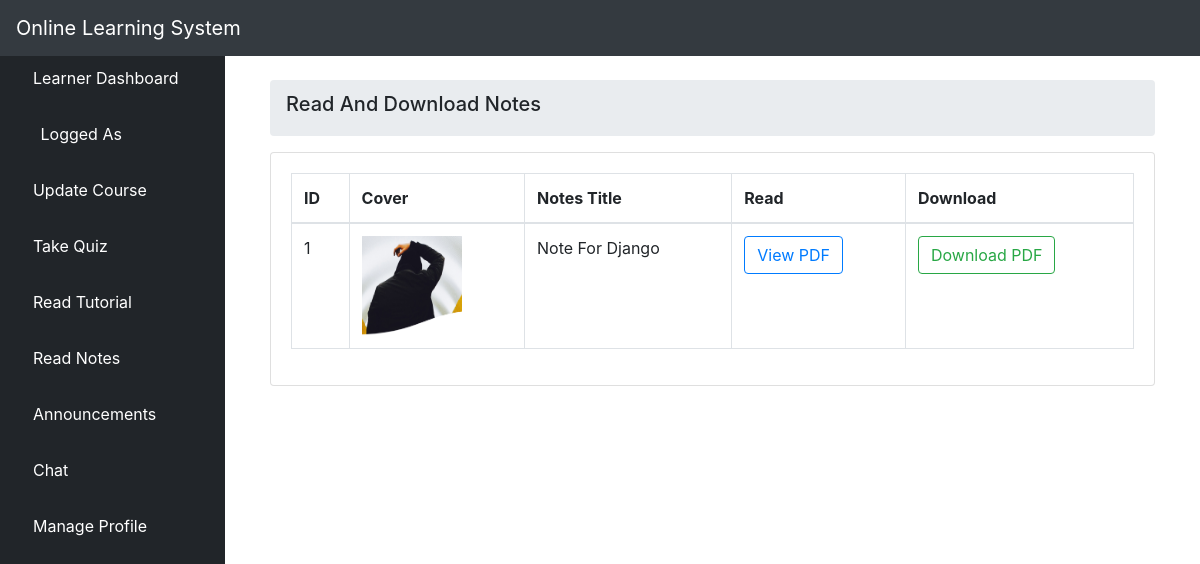
The app's page /llistnotes/, older data.
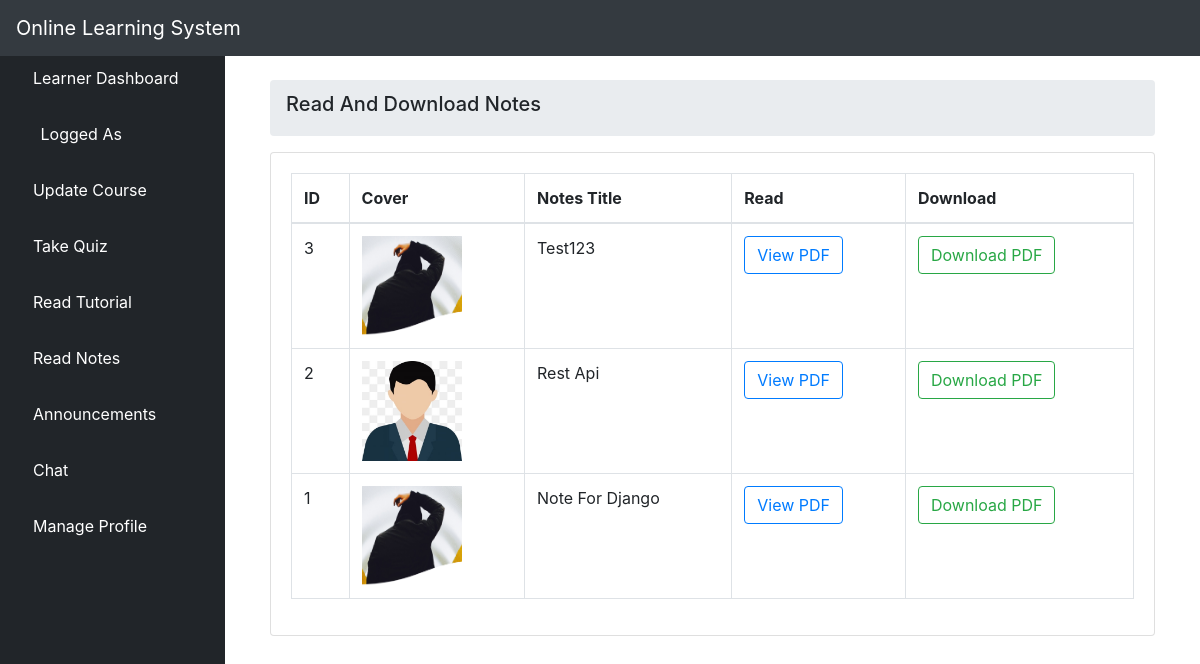
The same page, newer data.
### elearn/models.py (models this page shows, shortened)
class Notes(models.Model):
    title = models.CharField(max_length=500)
    file = models.FileField(upload_to='', null=True, blank=True)
    cover = models.ImageField(upload_to='', null=True, blank=True)
    course = models.ForeignKey(Course, on_delete=models.CASCADE)
    user = models.ForeignKey(User, on_delete=models.CASCADE)

### elearn/views.py (the view)
# urls.py: path('llistnotes/', views.LLNotesList.as_view(), name='llnotes'),
class LLNotesList(ListView):
    model = Notes
    template_name = 'dashboard/learner/list_notes.html'
    context_object_name = 'notes'
    paginate_by = 4
    def get_queryset(self):
        return Notes.objects.order_by('-id')

### elearn/templates/dashboard/learner/list_notes.html (shortened to what this page needs)
{% extends 'dashboard/learner/base.html' %}
{% load static %}
{% block body %}
<div class="container-fluid">
  <div class="row">
    <div class="col-12 mb-3">
      <div class="col-12 mb-3">
        <div id="content-wrapper" style="padding-top: 30px">
          <div class="container-fluid">
            <ol class="breadcrumb">
              <li class="breadcrumb-item">
                <h5>Read And Download Notes</h5>
              </li>
            </ol>
            <div class="card mb-3">
              <div class="card-body">
                <div class="table-responsive">
                  <table class="table table-bordered" id="dataTable" width="100%" cellspacing="0">
                    <thead>
                      <tr>
                        <th>ID</th>
                        <th>Cover</th>
                        <th>Notes Title</th>
                        <th>Read</th>
                        <th>Download</th>
                      </tr>
                    </thead>
                    <tbody>
                      {% if notes%}
                      {% for note in notes%}
                      <tr>
                        <td>{{ note.id }}</td>
                        <td>
                          {% if note.cover %}
                          <img src="{{ note.cover.url }}" alt="{{ note.title }}" style="width:100px; height: 100px">
                          {% else %}
                          <span class="text-muted">No cover</span>
                          {% endif %}
                        </td>
                        <td>{{ note.title }}</td>
                        <td>
                          {% if note.file %}
                          <a href="{{ note.file.url }}" class="btn btn-outline-primary" target="_blank">
                            View PDF</a>
                          {% else %}
                          <span class="text-muted">No PDF</span>
                          {% endif %}
                        </td>
                        <td>
                          {% if note.cover %}
                          <a href="{{ note.file.url }}" download class="btn btn-outline-success">
                            Download PDF</a>
                          {% else %}
                          <span class="text-muted">No PDF</span>
                          {% endif %}
                        </td>
                      </tr>
                      {% endfor %}
                      {% endif %}
                    </tbody>
                  </table>
                </div>
              </div>
            </div>
          </div>
        </div>
      </div>
    </div>
    </body>
    </html>
    {% endblock %}

Row changes from the older to the newer data that the page shows:
added Notes: id "3", cover (picture), title "Test123"
added Notes: id "2", cover (picture), title "Rest Api"
